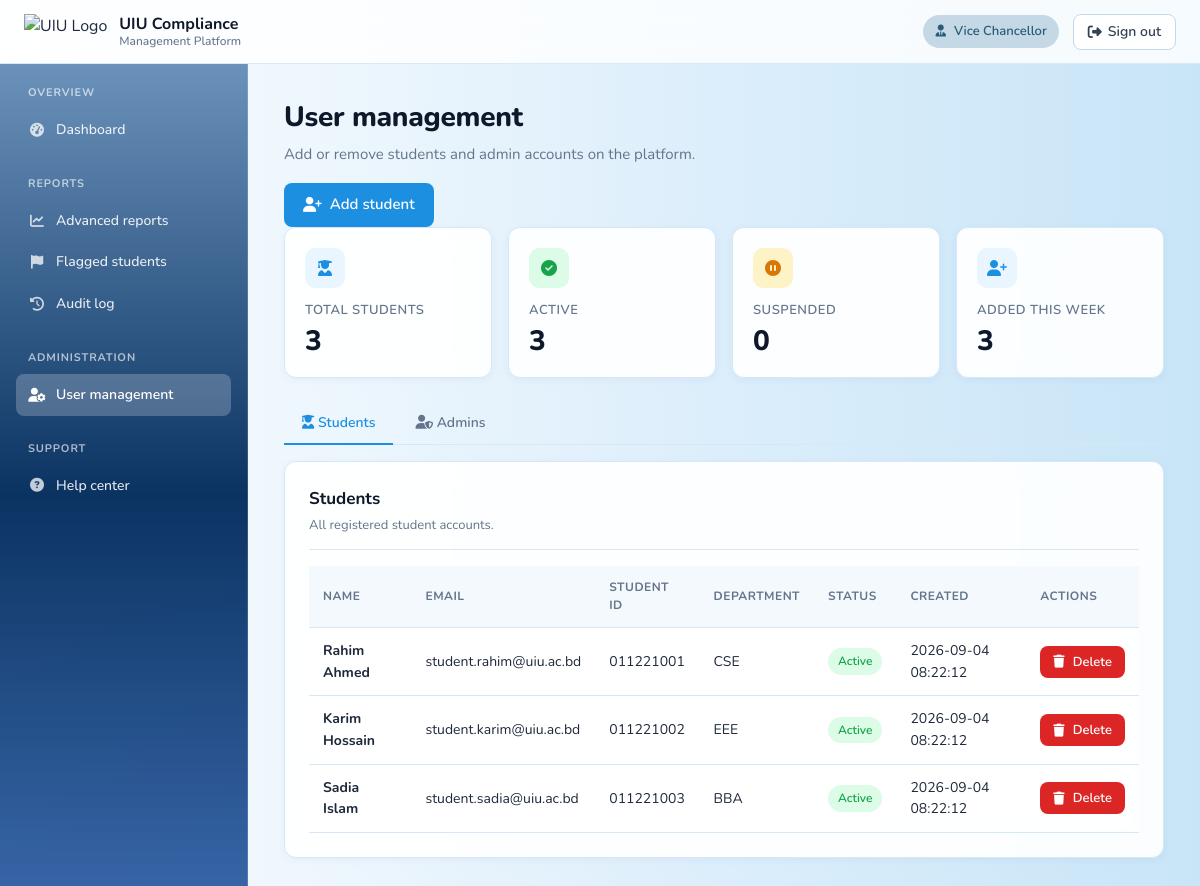
Screenshot of /vc/user-management.php (signed in) with the database file from the repository.
### tables this page shows
CREATE TABLE users (
    id           INT UNSIGNED AUTO_INCREMENT PRIMARY KEY,
    role         ENUM('student','admin','vc') NOT NULL,
    full_name    VARCHAR(120) NOT NULL,
    email        VARCHAR(190) NOT NULL,
    password     VARCHAR(255) NOT NULL,           
    student_id   VARCHAR(40)  NULL,               
    employee_id  VARCHAR(40)  NULL,             
    department   VARCHAR(60)  NULL,
    status       ENUM('active','suspended') NOT NULL DEFAULT 'active',
    created_at   DATETIME     NOT NULL DEFAULT CURRENT_TIMESTAMP,
    updated_at   DATETIME     NOT NULL DEFAULT CURRENT_TIMESTAMP ON UPDATE CURRENT_TIMESTAMP,
    UNIQUE KEY uniq_email (email),
    UNIQUE KEY uniq_student_id (student_id),
    UNIQUE KEY uniq_employee_id (employee_id),
    KEY idx_role (role)
);

### vc/user-management.php (the view, shortened to what this page needs)
<!DOCTYPE html>
<html lang="en">
<head>
    <link rel="stylesheet" href="../assets/css/theme.css">
    <link rel="stylesheet" href="../assets/css/department-admin.css">
    <link rel="stylesheet" href="https://cdnjs.cloudflare.com/ajax/libs/font-awesome/6.5.1/css/all.min.css">
</head>
<?php
$tab = $_GET['tab'] ?? 'students';
try {
    $db = db();
    $total_students    = (int)$db->query("SELECT COUNT(*) FROM users WHERE role = 'student'")->fetchColumn();
    $active_students   = (int)$db->query("SELECT COUNT(*) FROM users WHERE role = 'student' AND status = 'active'")->fetchColumn();
    $suspended_students= (int)$db->query("SELECT COUNT(*) FROM users WHERE role = 'student' AND status = 'suspended'")->fetchColumn();
    $added_this_week   = (int)$db->query("SELECT COUNT(*) FROM users WHERE role = 'student' AND created_at >= (NOW() - INTERVAL 7 DAY)")->fetchColumn();
    $students = $db->query(
        "SELECT id, full_name, email, student_id, department, status, created_at
           FROM users
          WHERE role = 'student'
          ORDER BY created_at DESC"
    )->fetchAll();
} catch (Throwable $e) {
    $total_students = $active_students = $suspended_students = $added_this_week = 0;
    $total_admins = $active_admins = $suspended_admins = 0;
    $students = $admins = [];
}
?>
<body class="plain-bg">
<header class="topbar">
    <div class="brand">
        <img src="../assets/images/UIU%20LOGO.png" alt="UIU Logo">
        <div class="brand-text">UIU Compliance<span>Management Platform</span></div>
    </div>
    <div class="right">
        <span class="role-badge"><i class="fa-solid fa-user-tie"></i> Vice Chancellor</span>
        <a class="logout-btn" href="../backend/actions/logout.php"><i class="fa-solid fa-right-from-bracket"></i> Sign out</a>
    </div>
</header>
<div class="layout">
    <aside class="sidebar">
        <nav class="nav-section">
            <h3>Overview</h3>
            <a class="nav-item" href="dashboard.php"><i class="fa-solid fa-gauge-high"></i> Dashboard</a>
        </nav>
        <nav class="nav-section">
            <h3>Reports</h3>
            <a class="nav-item" href="#"><i class="fa-solid fa-chart-line"></i> Advanced reports</a>
            <a class="nav-item" href="#"><i class="fa-solid fa-flag"></i> Flagged students</a>
            <a class="nav-item" href="#"><i class="fa-solid fa-clock-rotate-left"></i> Audit log</a>
        </nav>
        <nav class="nav-section">
            <h3>Administration</h3>
            <a class="nav-item active" href="user-management.php"><i class="fa-solid fa-user-gear"></i> User management</a>
        </nav>
        <nav class="nav-section">
            <h3>Support</h3>
            <a class="nav-item" href="#"><i class="fa-solid fa-circle-question"></i> Help center</a>
        </nav>
    </aside>
    <main class="main">
        <div class="page-head">
            <h1>User management</h1>
            <p>Add or remove students and admin accounts on the platform.</p>
            <div class="actions">
                <?php if ($tab === 'students'): ?>
                    <a class="btn btn-primary" href="student-create.php"><i class="fa-solid fa-user-plus"></i> Add student</a>
                <?php else: ?>
                    <a class="btn btn-primary" href="admin-create.php"><i class="fa-solid fa-user-shield"></i> Add admin</a>
                <?php endif; ?>
            </div>
        </div>
        <?php if ($tab === 'students'): ?>
            <div class="grid grid-4 mb-24">
                <div class="stat"><div class="icon"><i class="fa-solid fa-user-graduate"></i></div><div class="label">Total students</div><div class="value"><?= number_format($total_students) ?></div></div>
                <div class="stat ok"><div class="icon"><i class="fa-solid fa-circle-check"></i></div><div class="label">Active</div><div class="value"><?= number_format($active_students) ?></div></div>
                <div class="stat warn"><div class="icon"><i class="fa-solid fa-circle-pause"></i></div><div class="label">Suspended</div><div class="value"><?= number_format($suspended_students) ?></div></div>
                <div class="stat"><div class="icon"><i class="fa-solid fa-user-plus"></i></div><div class="label">Added this week</div><div class="value"><?= number_format($added_this_week) ?></div></div>
            </div>
            <div class="um-tabs">
                <a class="um-tab active" href="user-management.php?tab=students"><i class="fa-solid fa-user-graduate"></i> Students</a>
                <a class="um-tab" href="user-management.php?tab=admins"><i class="fa-solid fa-user-shield"></i> Admins</a>
            </div>
            <section class="card">
                <div class="card-head">
                    <div>
                        <h2>Students</h2>
                        <p>All registered student accounts.</p>
                    </div>
                </div>
                <?php if (!$students): ?>
                    <div class="empty">
                        <i class="fa-regular fa-user"></i>
                        <h3>No students yet</h3>
                        <p>Click "Add student" above to create the first account.</p>
                    </div>
                <?php else: ?>
                    <div class="table-wrap">
                        <table class="table">
                            <thead>
                                <tr>
                                    <th>Name</th>
                                    <th>Email</th>
                                    <th>Student ID</th>
                                    <th>Department</th>
                                    <th>Status</th>
                                    <th>Created</th>
                                    <th>Actions</th>
                                </tr>
                            </thead>
                            <tbody>
                            <?php foreach ($students as $s): ?>
                                <tr>
                                    <td><strong><?= htmlspecialchars($s['full_name']) ?></strong></td>
                                    <td><?= htmlspecialchars($s['email']) ?></td>
                                    <td><?= htmlspecialchars($s['student_id'] ?? '—') ?></td>
                                    <td><?= htmlspecialchars($s['department'] ?? '—') ?></td>
                                    <td>
                                        <span class="badge <?= $s['status'] === 'active' ? 'ok' : 'warn' ?>">
                                            <?= htmlspecialchars(ucfirst($s['status'])) ?>
                                        </span>
                                    </td>
                                    <td><?= htmlspecialchars($s['created_at']) ?></td>
                                    <td>
                                        <form method="POST" action="../backend/actions/admin-delete-user.php"
                                              onsubmit="return confirm('Delete <?= htmlspecialchars($s['full_name'], ENT_QUOTES) ?> (<?= htmlspecialchars($s['email'], ENT_QUOTES) ?>)? This cannot be undone.');"
                                              style="display:inline;">
                                            <button type="submit" class="btn btn-sm btn-danger">
                                                <i class="fa-solid fa-trash"></i> Delete
                                            </button>
                                        </form>
                                    </td>
                                </tr>
                            <?php endforeach; ?>
                            </tbody>
                        </table>
                    </div>
                <?php endif; ?>
            </section>
        <?php endif; ?>
    </main>
</div>
</body>
</html>

### css/department-admin.css (style rules this page uses)
.table-wrap { overflow-x: auto; margin: 0 -24px -24px; padding: 0 24px 24px; }
.table { width: 100%; min-width: 760px; }

### vc/user-management.php (style rules this page uses)
.um-tabs { display: flex; gap: 4px; border-bottom: 1px solid var(--line); margin-bottom: 16px; }
.um-tab { padding: 10px 18px; font-size: 14px; font-weight: 600; color: var(--ink-5); background: transparent; border: none; border-bottom: 2px solid transparent; margin-bottom: -1px; cursor: pointer; text-decoration: none; }
.um-tab.active { color: var(--blue); border-bottom-color: var(--blue); }

### rows the page displays
users: full_name "Rahim Ahmed", email "student.rahim@uiu.ac.bd", student "011221001", department "CSE", status "Active", created_at "2026-09-04 08:22:12"
users: full_name "Karim Hossain", email "student.karim@uiu.ac.bd", student "011221002", department "EEE", status "Active", created_at "2026-09-04 08:22:12"
users: full_name "Sadia Islam", email "student.sadia@uiu.ac.bd", student "011221003", department "BBA", status "Active", created_at "2026-09-04 08:22:12"

### other values shown
$total_students "3"
$active_students "3"
$suspended_students "0"
$added_this_week "3"
